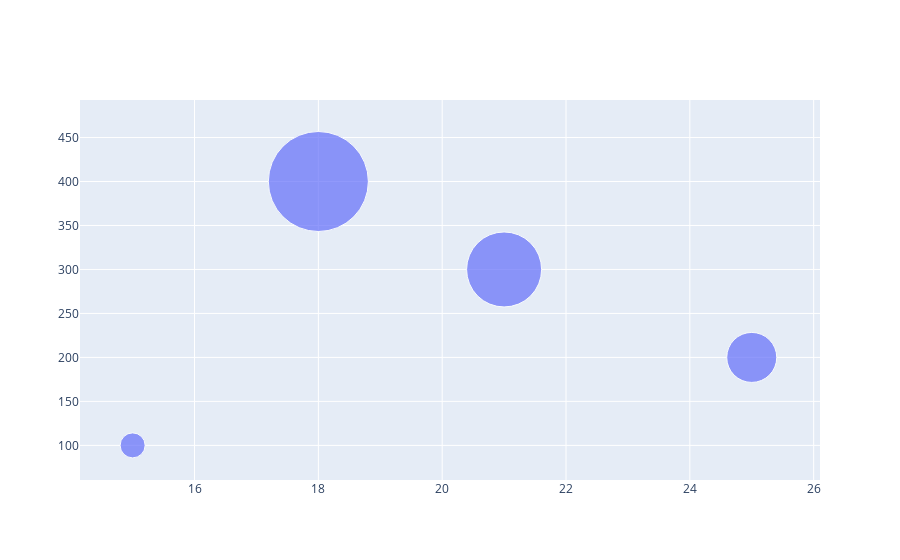

Write notebook code for a chart like this one.
### Code cell
trace = go.Scatter(x = [15, 18, 21, 25], y = [100, 400, 300, 200], mode='markers', marker = dict(size=z))

data = [trace]

offline.iplot(data)

### Figure 1 — Plotly figure (JSON) as saved in the notebook; plotly's stock layout.template omitted (floating-point values rounded to 4 significant figures)
{"data": [{"marker": {"size": [25, 100, 75, 50]}, "mode": "markers", "type": "scatter", "x": [15, 18, 21, 25], "y": [100, 400, 300, 200]}], "layout": {}}
